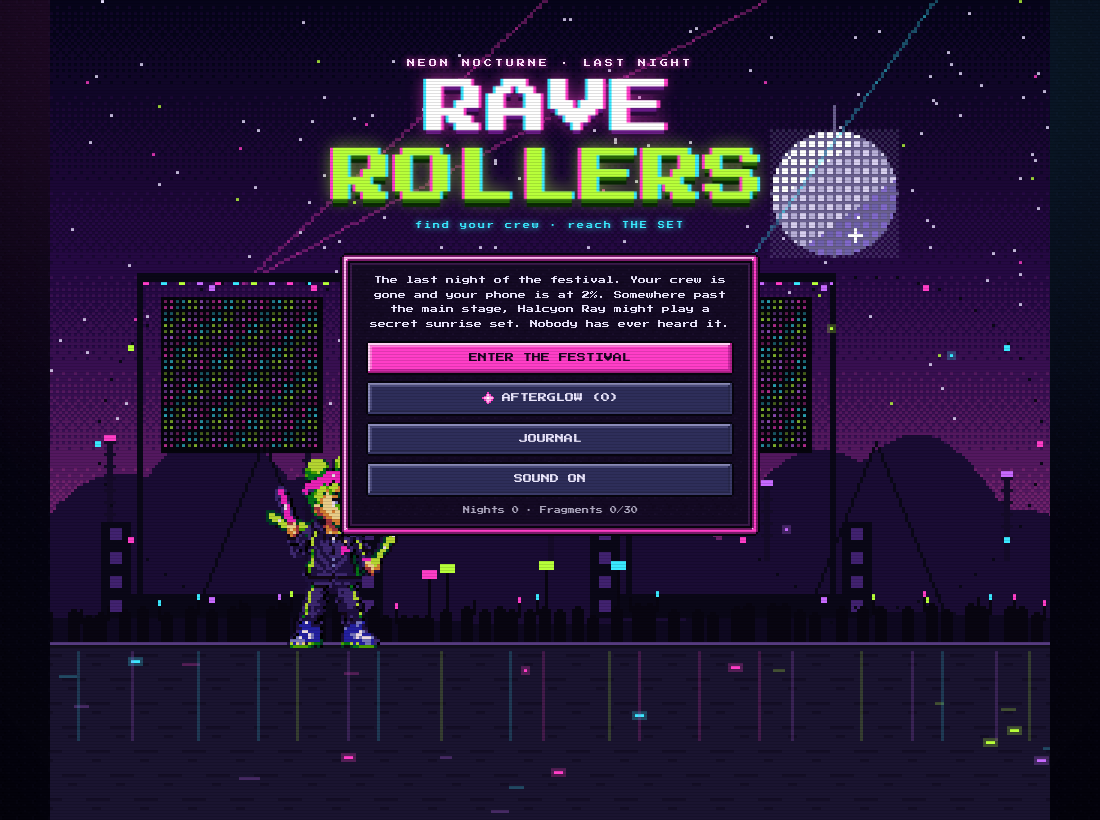
#> input picture shots/01-title.png, 1100 x 820 px, given in place of bass0_crop.png, which was not available
$ python hero_compare.py ../shots
#> lines starting #> are read from the running program, lines starting #| are printed output that depends on the picture; pictures that were not available may be replaced by others from this repository, and a replacement may not be noted
"""shots/heroes-v4-pipeline.png: per hero/evo -> target crop | unfake recovered grid | final sprite (all 3x-ish nearest)."""
import sys
from PIL import Image, ImageDraw, ImageFont
W = sys.argv[1] if len(sys.argv) > 1 else '/tmp/pxwork'
ids = ['bass', 'flow', 'tempo', 'wall']; CH = 480; CW = 330
f = ImageFont.truetype('/usr/share/fonts/truetype/dejavu/DejaVuSans-Bold.ttf', 16)
S = Image.new('RGBA', (CW * 9 + 20, 40 + CH * 4), (14, 10, 28, 255)); d = ImageDraw.Draw(S)
#> after `S = Image.new('RGBA', (CW * 9 + 20, 40 + CH * 4), (14, 10, 28, 255))`:
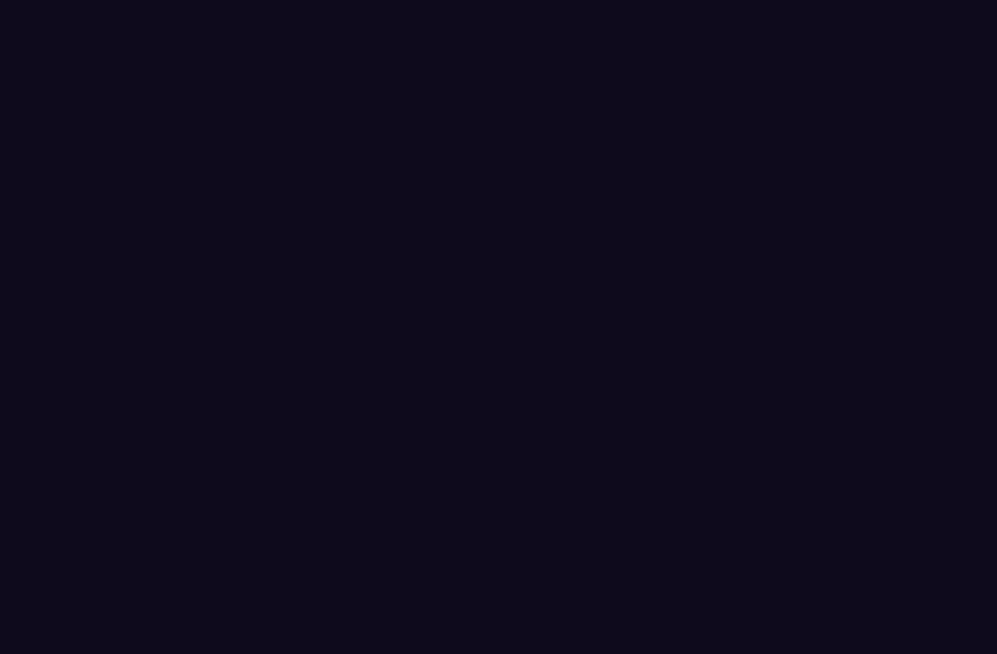
#> S: PIL image 2990x1960 RGBA (shown at 1/3 size); mean R, G, B, A 14, 10, 28, 255
d.text((10, 10), 'v4 pipeline   per evo: TARGET crop | RECOVERED grid (unfake) | FINAL sprite (136x160 map, 3x nearest)', fill=(230, 220, 255), font=f)
for r, h in enumerate(ids):
    for e in range(3):
        ims = [Image.open(f'{W}/{h}{e}_crop.png'), Image.open(f'{W}/{h}{e}_grid.png'), Image.open(f'{W}/{h}{e}_final.png')]
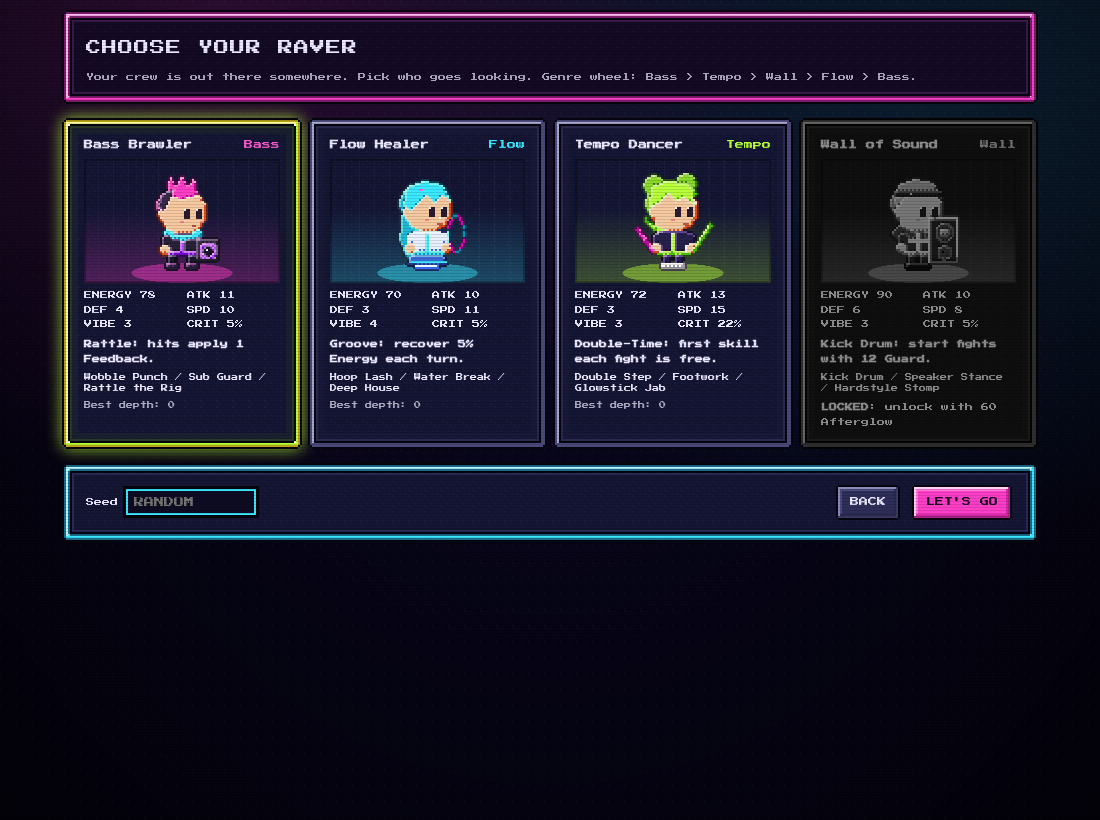
#> input picture shots/02-hero-select.png, 1100 x 820 px, given in place of bass0_grid.png, which was not available
        for k, im in enumerate(ims):
            im = im.convert('RGBA'); im = im.crop(im.getbbox()) if k == 2 else im; s = min((CW - 10) / im.width, (CH - 30) / im.height)
            if k: s = max(1, int(s))
            im = im.resize((int(im.width * s), int(im.height * s)), Image.NEAREST if k else Image.LANCZOS)
            x = 10 + (e * 3 + k) * CW; S.alpha_composite(im, (x + (CW - im.width) // 2, 40 + r * CH + (CH - 20 - im.height)))
            d.text((x + 4, 40 + r * CH + CH - 18), f'{h} evo{e} ' + ['target', 'grid', 'final'][k], fill=(255, 140, 220), font=f)
#> this loop made 3 passes
#> (s, x) on passes 1 to 3: (0.291, 10), (1, 340), (1, 670)
#> pass 1, `im = im.resize((int(im.width * s), int(im.height * s)), Image.NEAREST ..`:
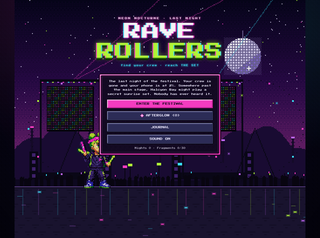
#> im: PIL image 320x238 RGBA; mean R, G, B, A 37.1, 24.4, 54.4, 255
#> after the loop:
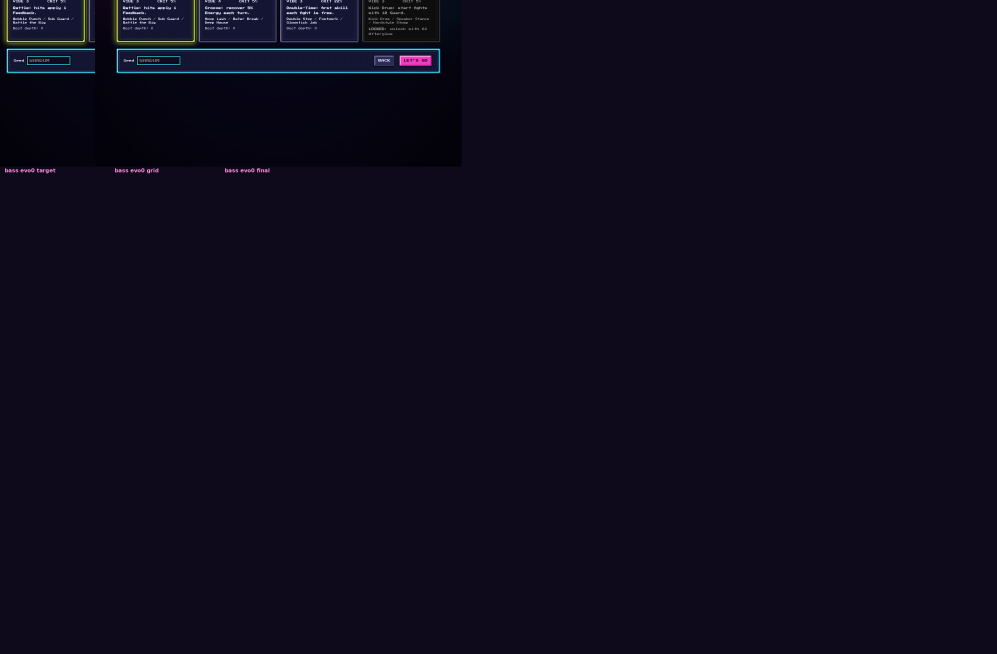
#> S: PIL image 2990x1960 RGBA (shown at 1/3 size); mean R, G, B, A 14.4, 11, 28.7, 255
#> (the run stopped early here; a loop or call above may not have finished)
